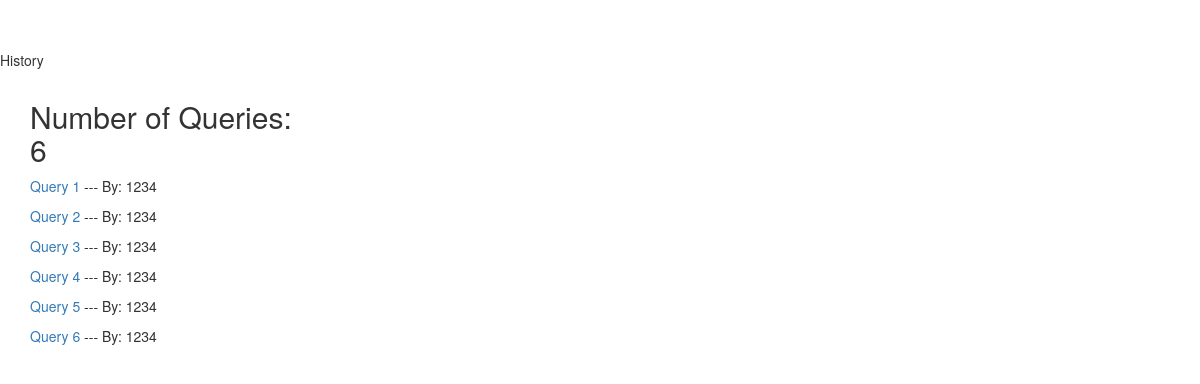
Page /history (signed in) on the committed database.
### __init__.py (models this page shows)
class Queries(db.Model):
    __tablename__ = 'queries'
    QueryID = db.Column(db.Integer, primary_key=True, autoincrement=True)
    username = db.Column(db.String(20))
    QueryText = db.Column(db.String(5000))
    QueryResult = db.Column(db.String(5000))

### __init__.py (the view)
@app.route('/history', methods=['GET'])
@login_required
def history():
    if current_user.is_authenticated:
        if current_user.username == 'admin':
            allhistory = Queries.query.all()
        else:
            allhistory = Queries.query.filter_by(username=current_user.username)
        querycount = Queries.query.filter_by(username=current_user.username).count()
        return render_template('history.html', queryid=allhistory, querycount=querycount)

### __init__.py (called while the page is built)
@login_manager.user_loader
def load_user(user_id):
    return User.query.get(int(user_id))

### templates/history.html (shortened to what this page needs)
{% extends "bootstrap/base.html" %}
{% import "bootstrap/wtf.html" as wtf %}
{% block styles %}
{{super()}}
<link rel="stylesheet" href="{{url_for('.static', filename='spellcheck.css')}}">
{% endblock %}
{% block content %}
<p>History</p>
    <div class="container">
        <h2>Number of Queries:<p id="numqueries">{{ querycount }}</p></h2>
        {% for i in queryid %}
        <p><a id="query{{ i.QueryID}}" href="/history/query{{ i.QueryID}}">Query {{ i.QueryID }}</a> --- By: {{ i.username}}</p>
        {% endfor %}
    </div>
{% endblock %}

### static/spellcheck.css (style rules this page uses)
body { padding-top: 50px; }

### rows in the picture
Queries: QueryID "1", username "1234"
Queries: QueryID "2", username "1234"
Queries: QueryID "3", username "1234"
Queries: QueryID "4", username "1234"
Queries: QueryID "5", username "1234"
Queries: QueryID "6", username "1234"

### other values in the picture
{{ querycount }} "6"
